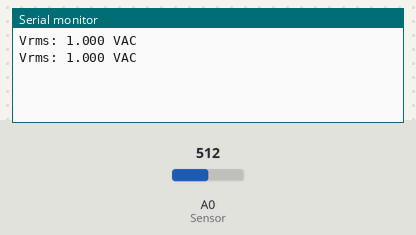
Simulated run of this sketch. Board: Arduino Uno, built with avr-gcc and run on an emulated ATmega328P. Parts: the last lines printed to the serial monitor. The test bench sets the inputs (shaded band); at power-on: A0 (Sensor) = 512.

Above: at 1.2 s.
1.3 s: A0 (Sensor) set to 490
At 1.9 s:
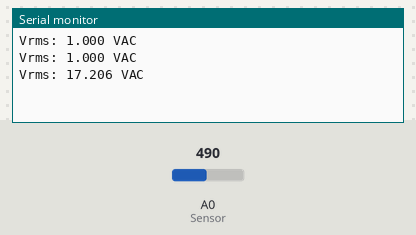
2.8 s: A0 (Sensor) set to 510
At 3.4 s:
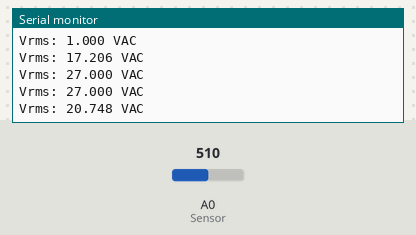
Timing chart, 0 to 5.8 s (numbered marks = the images above; inputs shaded):
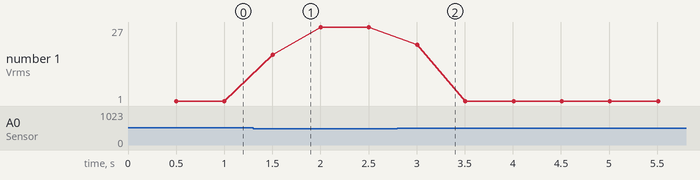

The sketch:

5_RMS_voltage.ino
```cpp
// Calibration values obtained from the sketch: volt_ac_cal
int adc_max = 760;                // Maximum sensor value during calibration
int adc_min = 261;                // Minimum sensor value during calibration

float volt_multi = 231;           // RMS voltage obtained from a multimeter
float volt_multi_p;               // Peak voltage
float volt_multi_n;               // Negative peak voltage

void setup() {
  Serial.begin(115200);

  volt_multi_p = volt_multi * 1.4142;   // Peak voltage = RMS voltage * 1.4142
  volt_multi_n = -volt_multi_p;         // Negative peak voltage
}

void loop() {
  float volt_rms = get_voltage();       // Root Mean Square voltage (V-RMS)

  Serial.print("Vrms: ");
  Serial.print(volt_rms, 3);
  Serial.println(" VAC");

  // Delay for a certain interval if needed
  //delay(100);
}

float get_voltage() {
  float adc_sample;
  float volt_inst = 0;
  float sum = 0;
  float volt;
  long init_time = millis();
  int N = 0;

     // Duration of 0.5 seconds
  while ((millis() - init_time) < 500) {
    adc_sample = analogRead(A0);            // Sensor voltage
    volt_inst = map(adc_sample, adc_min, adc_max, volt_multi_n, volt_multi_p);
    sum += sq(volt_inst);                    // Sum of Squares
    N++;
    delay(1);
  }

  //Serial.print("N: ");
  //Serial.println(N);

  volt = sqrt(sum / N);                     // RMS equation
  return volt;
}
```

Measured:
- after the input at 1.3 s, the serial monitor: prints a new line after 0.20 s (image 1)
- after the input at 2.8 s, the serial monitor: prints a new line after 0.21 s (image 2)
- plotted number 1: 1 → 27 after the input at 1.3 s
